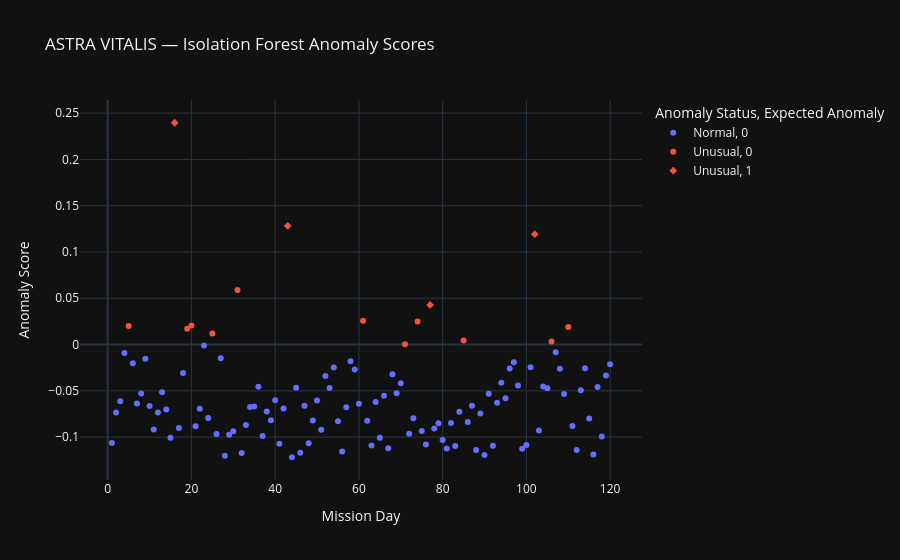

Notebook code for this chart:
### Code cell
# ============================================================
# 11. ANOMALY SCORE VISUALIZATION
# ============================================================

monitoring["Anomaly Score"] = -model.decision_function(X)

fig = px.scatter(
    monitoring,
    x="Mission Day",
    y="Anomaly Score",
    color="Anomaly Status",
    symbol="Expected Anomaly",
    hover_data=features,
    title="ASTRA VITALIS — Isolation Forest Anomaly Scores"
)

fig.update_layout(
    template="plotly_dark",
    xaxis_title="Mission Day",
    yaxis_title="Anomaly Score"
)

fig.show()

### Figure 1 — Plotly figure (JSON) as saved in the notebook; plotly's stock layout.template omitted (floating-point values rounded to 4 significant figures; data arrays with more than 128 entries replaced by an {"elided": "..."} marker saying what was removed)
{"data": [{"customdata": {"elided": "105x5 float values"}, "hovertemplate": "Anomaly Status=Normal<br>Expected Anomaly=0<br>Mission Day=%{x}<br>Anomaly Score=%{y}<br>Heart Rate=%{customdata[0]}<br>Sleep Hours=%{customdata[1]}<br>Activity Minutes=%{customdata[2]}<br>Stress Score=%{customdata[3]}<br>SpO2=%{customdata[4]}<extra></extra>", "legendgroup": "Normal, 0", "marker": {"color": "#636efa", "symbol": "circle"}, "mode": "markers", "name": "Normal, 0", "orientation": "v", "showlegend": true, "type": "scatter", "x": [1, 2, 3, 4, 6, 7, 8, 9, 10, 11, 12, 13, 14, 15, 17, 18, 21, 22, 23, 24, 26, 27, 28, 29, 30, 32, 33, 34, 35, 36, 37, 38, 39, 40, 41, 42, 44, 45, 46, 47, 48, 49, 50, 51, 52, 53, 54, 55, 56, 57, 58, 59, 60, 62, 63, 64, 65, 66, 67, 68, 69, 70, 72, 73, 75, 76, 78, 79, 80, 81, 82, 83, 84, 86, 87, 88, 89, 90, 91, 92, 93, 94, 95, 96, 97, 98, 99, 100, 101, 103, 104, 105, 107, 108, 109, 111, 112, 113, 114, 115, 116, 117, 118, 119, 120], "xaxis": "x", "y": [-0.1064, -0.07348, -0.06112, -0.009223, -0.02009, -0.06366, -0.05277, -0.01545, -0.06627, -0.09187, -0.07349, -0.05155, -0.07005, -0.1006, -0.09008, -0.03076, -0.08826, -0.06938, -0.001069, -0.07944, -0.09666, -0.01471, -0.1202, -0.09753, -0.0936, -0.1171, -0.08678, -0.06746, -0.06694, -0.04549, -0.09871, -0.07221, -0.08173, -0.0602, -0.1072, -0.06899, -0.1217, -0.04659, -0.1169, -0.06621, -0.1065, -0.08205, -0.06032, -0.09199, -0.03398, -0.04702, -0.02474, -0.08282, -0.1155, -0.06771, -0.01814, -0.027, -0.06383, -0.08225, -0.109, -0.06206, -0.1008, -0.05522, -0.112, -0.03215, -0.05259, -0.04173, -0.09633, -0.07965, -0.09337, -0.1081, -0.09058, -0.0849, -0.1032, -0.1123, -0.08476, -0.1095, -0.07266, -0.08372, -0.06613, -0.1139, -0.07447, -0.1193, -0.05313, -0.1092, -0.06296, -0.04129, -0.05791, -0.02578, -0.01923, -0.04424, -0.1125, -0.1085, -0.02447, -0.0929, -0.04533, -0.04713, -0.008316, -0.02617, -0.05346, -0.08804, -0.1138, -0.04948, -0.02566, -0.07979, -0.1186, -0.04594, -0.09922, -0.03351, -0.02122], "yaxis": "y"}, {"customdata": [[62.24, 8.085, 90.55, 3.35, 96.94], [76.39, 8.898, 63.39, 5.425, 95.01], [71.75, 9.54, 48.5, 2.951, 95.5], [69.86, 6.931, 70.66, 1.578, 94.04], [82.71, 7.389, 56.34, 0.7279, 95.44], [63.59, 8.414, 85.73, 3.611, 95.31], [65.62, 8.707, 79.13, 2.251, 97.39], [74.49, 8.523, 70.27, 1.303, 99.04], [66.02, 6.065, 86.85, 3.089, 97.9], [70.97, 7.66, 40.24, 2.95, 99.0], [63.36, 7.299, 82.71, 2.345, 98.61]], "hovertemplate": "Anomaly Status=Unusual<br>Expected Anomaly=0<br>Mission Day=%{x}<br>Anomaly Score=%{y}<br>Heart Rate=%{customdata[0]}<br>Sleep Hours=%{customdata[1]}<br>Activity Minutes=%{customdata[2]}<br>Stress Score=%{customdata[3]}<br>SpO2=%{customdata[4]}<extra></extra>", "legendgroup": "Unusual, 0", "marker": {"color": "#EF553B", "symbol": "circle"}, "mode": "markers", "name": "Unusual, 0", "orientation": "v", "showlegend": true, "type": "scatter", "x": [5, 19, 20, 25, 31, 61, 71, 74, 85, 106, 110], "xaxis": "x", "y": [0.01997, 0.01701, 0.02055, 0.01189, 0.05894, 0.02562, 0.0004158, 0.02482, 0.004461, 0.003333, 0.01906], "yaxis": "y"}, {"customdata": [[112.0, 4.1, 74.33, 6.293, 97.94], [68.67, 8.99, 76.13, 8.5, 98.34], [69.86, 7.95, 15.0, 2.859, 96.25], [78.5, 7.67, 68.65, 2.5, 90.0]], "hovertemplate": "Anomaly Status=Unusual<br>Expected Anomaly=1<br>Mission Day=%{x}<br>Anomaly Score=%{y}<br>Heart Rate=%{customdata[0]}<br>Sleep Hours=%{customdata[1]}<br>Activity Minutes=%{customdata[2]}<br>Stress Score=%{customdata[3]}<br>SpO2=%{customdata[4]}<extra></extra>", "legendgroup": "Unusual, 1", "marker": {"color": "#EF553B", "symbol": "diamond"}, "mode": "markers", "name": "Unusual, 1", "orientation": "v", "showlegend": true, "type": "scatter", "x": [16, 43, 77, 102], "xaxis": "x", "y": [0.2396, 0.1282, 0.04282, 0.1193], "yaxis": "y"}], "layout": {"legend": {"title": {"text": "Anomaly Status, Expected Anomaly"}, "tracegroupgap": 0}, "title": {"text": "ASTRA VITALIS — Isolation Forest Anomaly Scores"}, "xaxis": {"anchor": "y", "domain": [0, 1], "title": {"text": "Mission Day"}}, "yaxis": {"anchor": "x", "domain": [0, 1], "title": {"text": "Anomaly Score"}}}}
